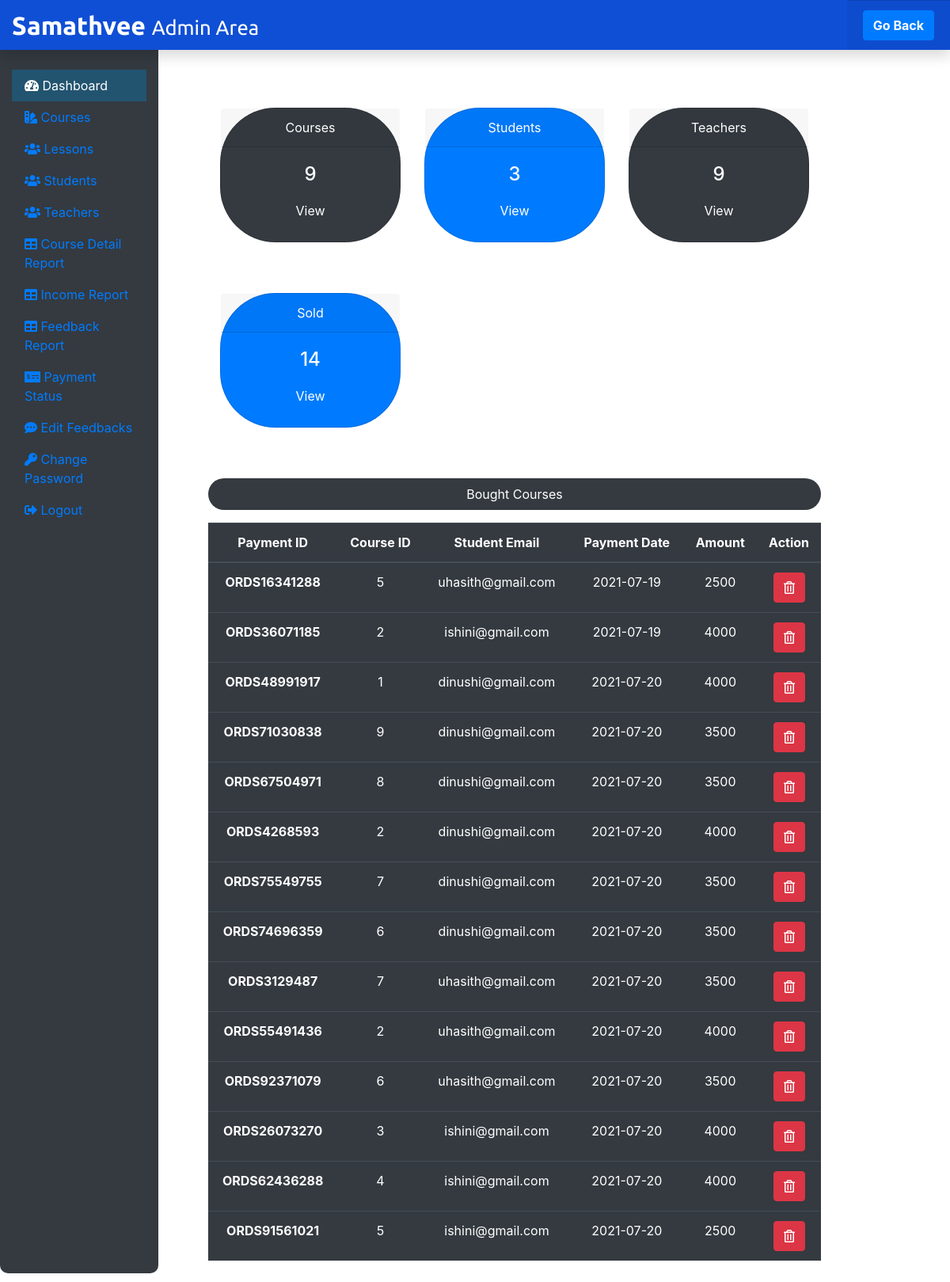
Screenshot of /Admin/adminDashboard.php (signed in) with the database file from the repository.
### tables this page shows
CREATE TABLE IF NOT EXISTS `payment` (
  `payment_no` int(5) NOT NULL AUTO_INCREMENT,
  `payment_id` varchar(20) NOT NULL,
  `stu_id` int(5) DEFAULT NULL,
  `stu_email` varchar(50) NOT NULL,
  `course_id` int(2) NOT NULL,
  `status` varchar(10) NOT NULL,
  `amount` int(4) NOT NULL,
  `payment_date` date NOT NULL,
  PRIMARY KEY (`payment_no`),
  KEY `course_id` (`course_id`),
  KEY `stu_id` (`stu_id`)
);

### Admin/adminDashboard.php (the view, shortened to what this page needs)
<?php
include('./adminInclude/header.php');
include('../dbConnection.php');
$sql = "SELECT * FROM course";
$result = $conn->query($sql);
$totalcourse = $result->num_rows;
 $sql = "SELECT * FROM student";
 $result = $conn->query($sql);
 $totalstu = $result->num_rows;
 $sql = "SELECT * FROM teacher";
 $result = $conn->query($sql);
 $totalteach = $result->num_rows;
 $sql = "SELECT * FROM payment";
 $result = $conn->query($sql);
 $totalsold = $result->num_rows;
?>
  <div class="col-sm-9 mt-5">
    <div class="row mx-5 text-center">
      <div class="col-sm-4 mt-5">
        <div class="card text-white bg-dark mb-3" style="max-width: 18rem; border-radius: 70px;">
          <div class="card-header">Courses</div>
          <div class="card-body">
            <h4 class="card-title">
              <?php echo $totalcourse; ?>
            </h4>
            <a class="btn text-white" href="courses.php">View</a>
          </div>
        </div>
      </div>
      <div class="col-sm-4 mt-5">
        <div class="card text-white bg-primary mb-3" style="max-width: 18rem; border-radius: 70px;">
          <div class="card-header">Students</div>
          <div class="card-body">
            <h4 class="card-title">
              <?php echo $totalstu; ?>
            </h4>
            <a class="btn text-white" href="students.php">View</a>
          </div>
        </div>
      </div>
      <div class="col-sm-4 mt-5">
        <div class="card text-white bg-dark mb-3" style="max-width: 18rem; border-radius: 70px;">
          <div class="card-header">Teachers</div>
          <div class="card-body">
            <h4 class="card-title">
              <?php echo $totalteach; ?>
            </h4>
            <a class="btn text-white" href="teachers.php">View</a>
          </div>
        </div>
      </div>
      <div class="col-sm-4 mt-5 ">
        <div class="card text-white bg-primary mb-3" style="max-width: 18rem; border-radius: 70px;">
          <div class="card-header">Sold</div>
          <div class="card-body">
            <h4 class="card-title">
              <?php echo $totalsold; ?>
            </h4>
            <a class="btn text-white" href="sellreport.php">View</a>
          </div>
        </div>
      </div>
    </div>
    <div class="mx-5 mt-5 text-center">
      <p class=" bg-dark text-white p-2" style=" border-radius: 20px;">Bought Courses</p>
      <?php
      $sql = "SELECT * FROM payment";
      $result = $conn->query($sql);
      if($result->num_rows > 0){
  echo '<table class="table table-hover table-dark" >
    <thead>
    <tr>
      <th scope="col">Payment ID</th>
      <th scope="col">Course ID</th>
      <th scope="col">Student Email</th>
      <th scope="col">Payment Date</th>
      <th scope="col">Amount</th>
      <th scope="col">Action</th>
    </tr>
    </thead>
    <tbody>';
    while($row = $result->fetch_assoc()){
    echo '<tr>';
      echo '<th scope="row">'.$row["payment_id"].'</th>';
      echo '<td>'. $row["course_id"].'</td>';
      echo '<td>'.$row["stu_email"].'</td>';
      echo '<td>'.$row["payment_date"].'</td>';
      echo '<td>'.$row["amount"].'</td>';
      echo '<td><form action="" method="POST" class="d-inline"><input type="hidden" name="id" value='. $row["payment_no"] .'><button type="submit" class="btn btn-danger" name="delete" value="Delete"><i class="far fa-trash-alt"></i></button></form></td>';
      echo '</tr>';
    }
  echo '</tbody>
  </table>';
  } else {
    echo "0 Result";
  }
  ?>
    </div>
  </div>
  </div>
  </div>
<?php
include('./adminInclude/footer.php');
?>

### rows the page displays
payment: payment "ORDS16341288", course "5", stu_email "uhasith@gmail.com", payment_date "2021-07-19", amount "2500"
payment: payment "ORDS36071185", course "2", stu_email "ishini@gmail.com", payment_date "2021-07-19", amount "4000"
payment: payment "ORDS48991917", course "1", stu_email "dinushi@gmail.com", payment_date "2021-07-20", amount "4000"
payment: payment "ORDS71030838", course "9", stu_email "dinushi@gmail.com", payment_date "2021-07-20", amount "3500"
payment: payment "ORDS67504971", course "8", stu_email "dinushi@gmail.com", payment_date "2021-07-20", amount "3500"
payment: payment "ORDS4268593", course "2", stu_email "dinushi@gmail.com", payment_date "2021-07-20", amount "4000"
payment: payment "ORDS75549755", course "7", stu_email "dinushi@gmail.com", payment_date "2021-07-20", amount "3500"
payment: payment "ORDS74696359", course "6", stu_email "dinushi@gmail.com", payment_date "2021-07-20", amount "3500"
payment: payment "ORDS3129487", course "7", stu_email "uhasith@gmail.com", payment_date "2021-07-20", amount "3500"
payment: payment "ORDS55491436", course "2", stu_email "uhasith@gmail.com", payment_date "2021-07-20", amount "4000"
payment: payment "ORDS92371079", course "6", stu_email "uhasith@gmail.com", payment_date "2021-07-20", amount "3500"
payment: payment "ORDS26073270", course "3", stu_email "ishini@gmail.com", payment_date "2021-07-20", amount "4000"
payment: payment "ORDS62436288", course "4", stu_email "ishini@gmail.com", payment_date "2021-07-20", amount "4000"
payment: payment "ORDS91561021", course "5", stu_email "ishini@gmail.com", payment_date "2021-07-20", amount "2500"

### other values shown
$totalcourse "9"
$totalstu "3"
$totalteach "9"
$totalsold "14"
